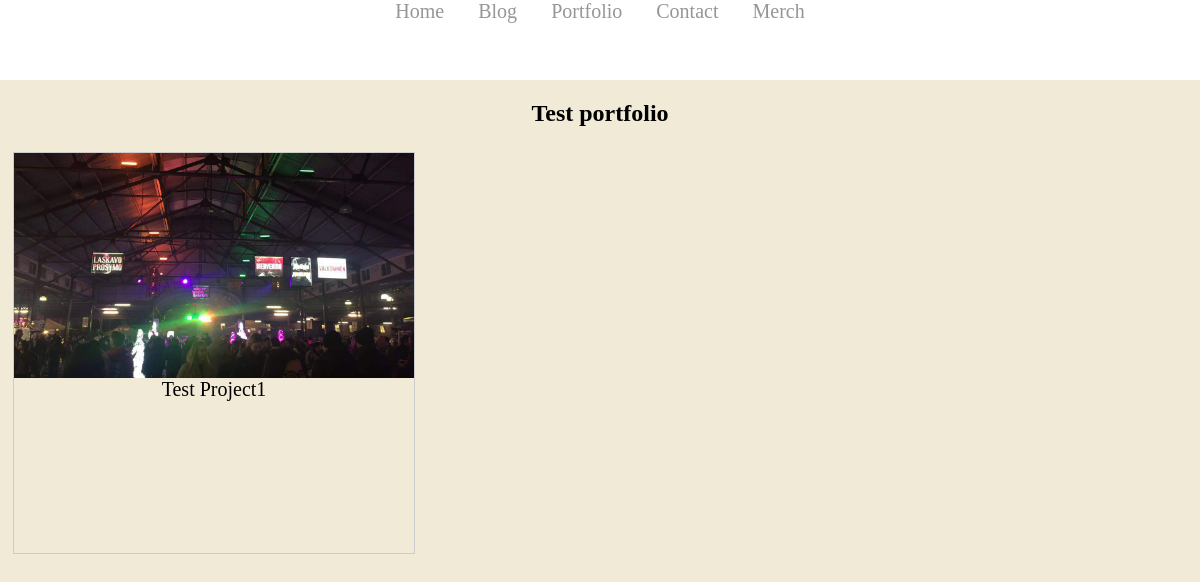
The app's page /portfolio with its own data.
### blog/models.py (models this page shows, shortened)
class Project(models.Model):
    ProjectName = models.CharField(max_length=200)
    ProjectText = models.CharField(max_length=10000)
    Images = models.CharField(max_length=200) #want to make this a list field eventually, need SQL

### blog/views.py (the view)
# urls.py: path('portfolio', views.portfolio, name='portfolio'),
def portfolio(request):
    portposts = Project.objects.all()
    return render(request, 'blog/portfolio.html', {'portposts': portposts})

### blog/templates/blog/portfolio.html
{% load static %}
<link rel="stylesheet" type="text/css" href="{% static 'blog/homestyle.css' %}">
<html class="backie">
<li class='nav'>
    <a href="{% url 'homepage' %}"> Home</a>
    <a href="{% url 'blog' %}"> Blog</a>
    <a href="{% url 'portfolio' %}"> Portfolio</a>
    <a href="{% url 'contact' %}">Contact</a>
    <a href="{% url 'merch' %}">Merch</a>
</li>
<h2 class='centered' style="margin-top: 100px;"> Test portfolio</h2>
{% if portposts %}
    {% for post in portposts %}
    <div class="gallery" style="width: 400; height: 400;">
        <a href="{% url 'portfolio' %}">
            <img src="/static/blog/images/{{post.Images}}">
        </a>
        <div class='desc'>{{post.ProjectName}}</div>
    </div>
    {% endfor %}
{% else %}
<p>No posts are available.</p>
{% endif %}
</html>

### blog/static/blog/homestyle.css (style rules this page uses)
li.nav { background-color: RGB(300,300,300); position: fixed; top: 0; left: 0; width: 100%; text-align: center; list-style-type: none; margin-bottom: 10px; height: 80px; }
li a { color: RGB(150, 150, 150); font-size: 20px; padding: 35px 15px; display: block; display: inline; font-family: 'Times New Roman'; text-decoration: none; }
div.gallery { margin: 5px; border: 1px solid #ccc; float: left; width: 250px; height: 200px; }
div.gallery img { width: 100%; height: auto; }
div.desc { padding: 0px; text-align: center; font-family: Georgia, 'Times New Roman', Times, serif; font-size: 20px; }
.backie { background-color: #f0ead6; }
.centered { text-align: center; margin-left: 250px; margin-right: 250; margin-bottom: 20px; margin-top: 100px; }

### records on screen
Project: Images (picture), ProjectName "Test Project1"
